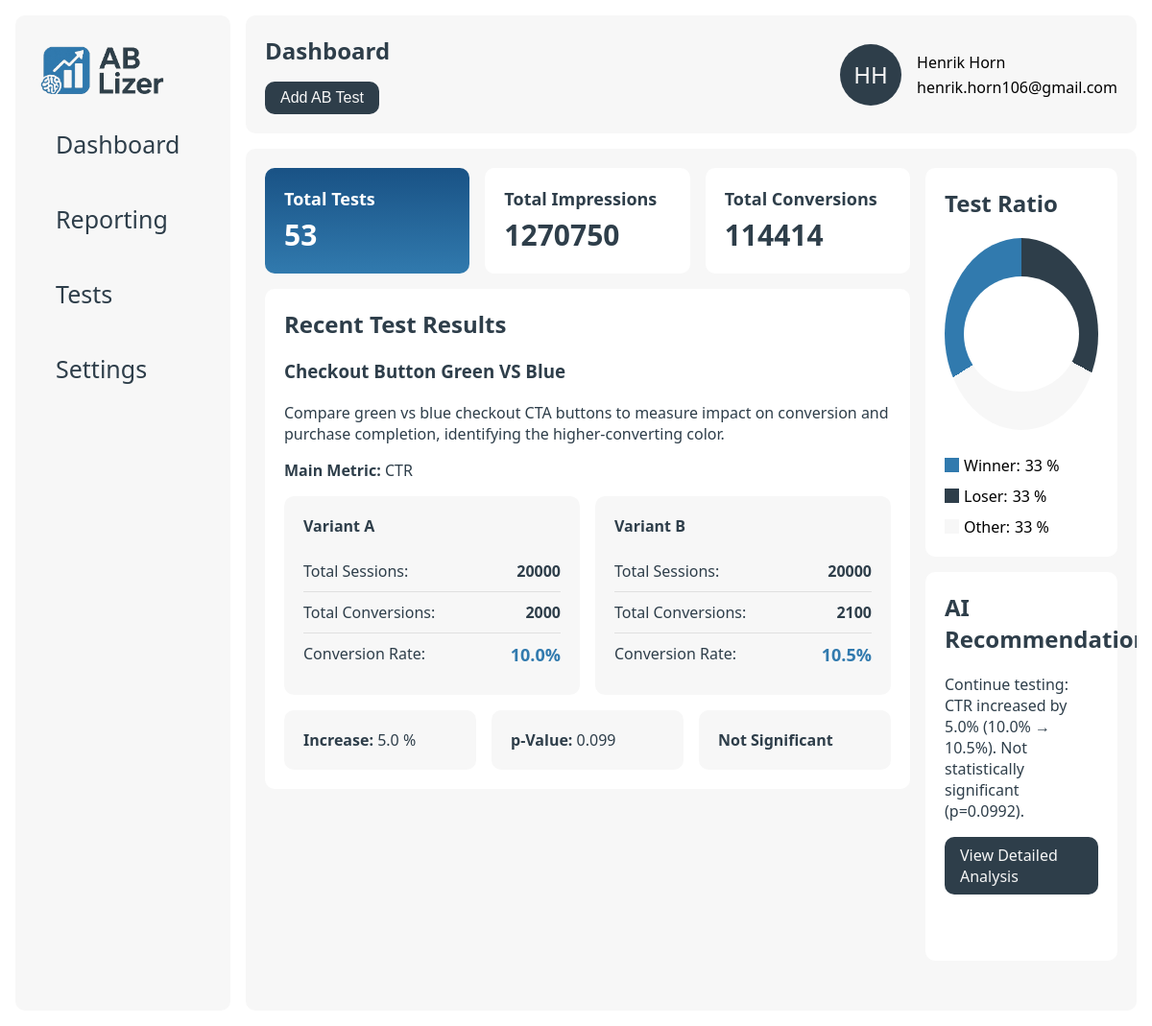
The page / on the database its author committed.
### data/models.py (models this page shows)
class users(db.Model):
    __tablename__ = 'users'
    id = db.Column(db.Integer, primary_key=True)
    company_id = db.Column(db.Integer, db.ForeignKey('companies.id'), nullable=False)
    name = db.Column(db.String(255), nullable=False)
    email = db.Column(db.String(255), nullable=False)

class ab_tests(db.Model):
    __tablename__ = 'ab_tests'
    id = db.Column(db.Integer, primary_key=True)
    company_id = db.Column(db.Integer, db.ForeignKey('companies.id'), nullable=False)
    name = db.Column(db.String(255), nullable=False)
    description = db.Column(db.Text, nullable=False)
    metric = db.Column(db.String(255), nullable=False)
    created_at = db.Column(db.DateTime, nullable=False)
    __repr__ = lambda self: f'<Ab_Test {self.id}>'
    __str__ = lambda self: f'{self.id}'

class variants(db.Model):
    __tablename__ = 'variants'
    id = db.Column(db.Integer, primary_key=True)
    test_id = db.Column(db.Integer, db.ForeignKey('ab_tests.id'), nullable=False)
    name = db.Column(db.String(255), nullable=False)
    impressions = db.Column(db.Integer, nullable=False)
    conversions = db.Column(db.Integer, nullable=False)
    conversion_rate = db.Column(db.Float, nullable=False)
    __repr__ = lambda self: f'<Variant {self.id}>'
    __str__ = lambda self: f'{self.id}'

class reports(db.Model):
    __tablename__ = 'reports'
    id = db.Column(db.Integer, primary_key=True)
    test_id = db.Column(db.Integer, db.ForeignKey('ab_tests.id'), nullable=False)
    p_value = db.Column(db.Float, nullable=False)
    summary = db.Column(db.Text, nullable=False)
    significance = db.Column(db.Boolean, nullable=False)
    increase_percent = db.Column(db.Float, nullable=True)
    ai_recommendation = db.Column(db.Text, nullable=False)
    created_at = db.Column(db.DateTime, nullable=False, default=db.func.now())
    __repr__ = lambda self: f'<Report {self.id}>'
    __str__ = lambda self: f'{self.id}'

### app.py (the view)
@app.route("/")
def home_page():
    user = db_manager.get_user(1)
    total_tests = len(db_manager.get_ab_tests(user.company_id))
    total_variants = db_manager.get_all_variants(user.company_id)
    total_impressions = 0
    total_conversions = 0
    for variant in total_variants:
        total_impressions += variant.impressions
        total_conversions += variant.conversions
    test = db_manager.get_recent_test(user.company_id)
    try:
        variants = db_manager.get_variants(test.id)
        report = db_manager.get_report(test.id)
    except AttributeError:
        variants = []
        report = None
    for variant in variants:
        variant.conversion_rate = round(float(variant.conversions) / float(variant.impressions) * 100, 2)
    return render_template("index.html",
                           user=user,
                           total_tests=total_tests,
                           total_impressions=total_impressions,
                           total_conversions=total_conversions,
                           test=test,
                           variants=variants,
                           report=report
                           )

### app.py (called while the page is built)
@app.template_filter('initials')
def get_initials(name):
    if not name:
        return ''
    parts = name.strip().split()
    if len(parts) >= 2:
        return (parts[0][0] + parts[1][0]).upper()
    elif len(parts) == 1:
        return parts[0][:2].upper()
    return ''

### data/db_manager.py (called while the page is built)
    def get_ab_tests(self, company_id):
        return ab_tests.query.filter_by(company_id=company_id).order_by(ab_tests.created_at.desc()).all()

    def get_recent_test(self, company_id):
        return ab_tests.query.filter_by(company_id=company_id).order_by(ab_tests.created_at.desc()).first()

    def get_all_variants(self, company_id):
        return db.session.query(variants).join(ab_tests).filter(ab_tests.company_id == company_id).all()

    def get_variants(self, test_id):
        return variants.query.filter_by(test_id=test_id).all()

    def get_report(self, test_id):
        return reports.query.filter_by(test_id=test_id).first()

    def get_user(self, user_id):
        return users.query.filter_by(id=user_id).first()

### templates/index.html (shortened to what this page needs)
{% extends "base.html" %}
{% block page_title %}Dashboard{% endblock %}
{% block page_button %}
    <div class="button-container">
        <button class="btn" id="addTestBtn">Add AB Test</button>
    </div>
{% endblock %}
{% block content %}
    <div class="column-grid-2">
        <div class="row">
            <div class="column-grid-3">
                <div class="card gradient">
                    <h2 class="card-title">Total Tests</h2>
                    <p class="card-value">{{ total_tests }}</p>
                </div>
                <div class="card">
                    <h2 class="card-title">Total Impressions</h2>
                    <p class="card-value">{{ total_impressions }}</p>
                </div>
                <div class="card">
                    <h2 class="card-title">Total Conversions</h2>
                    <p class="card-value">{{ total_conversions }}</p>
                </div>
            </div>
            <div class="card big">
                <div class="col">
                    <div>
                        <h2>Recent Test Results</h2>
                        {% if test is not none %}
                            <h3>{{ test.name }}</h3>
                            <p>{{ test.description }}</p>
                            <p><strong>Main Metric:</strong> {{ test.metric }}</p>
                            </div>
                            {% if variants != [] %}
                                <div class="column-grid-2">
                                    {% for variant in variants %}
                                        <div class="metrics-card">
                                            <h4>{{ variant.name }}</h4>
                                            <div class="metric-row">
                                                <span class="metric-label">Total Sessions:</span>
                                                <span class="metric-value">{{ variant.impressions }}</span>
                                            </div>
                                            <div class="metric-row">
                                                <span class="metric-label">Total Conversions:</span>
                                                <span class="metric-value">{{ variant.conversions }}</span>
                                            </div>
                                            <div class="metric-row">
                                                <span class="metric-label">Conversion Rate:</span>
                                                <span class="metric-value highlight">{{ variant.conversion_rate }}%</span>
                                            </div>
                                        </div>
                                    {% endfor %}
                                </div>
                                <div class="column-grid-3">
                                    <div class="card secondary">
                                        <p><strong>Increase:</strong> {{ report.increase_percent }} %</p>
                                    </div>
                                    <div class="card secondary">
                                        <p><strong>p-Value:</strong> {{ report.p_value }}</p>
                                    </div>
                                    {% if report.significance %}
                                        <div class="card gradient">
                                            <p><strong>Significant</strong></p>
                                        </div>
                                    {% else %}
                                        <div class="card secondary">
                                            <p><strong>Not Significant</strong></p>
                                        </div>
                                    {% endif %}
                                </div>
                            {% else %}
                                <div class="button-container">
                                    <button class="btn" id="addVariantBtn">Add Variants</button>
                                </div>
                            {% endif %}
                        {% else %}
                            <p>Create your first AB test to see the results.</p>
                        {% endif %}
                </div>
            </div>
        </div>
        <div class="row-grid-2">
            <div class="card big">
                <h2>Test Ratio</h2>
                <div class="chart-container" data-company-id="{{ user.company_id }}">
                    <div class="pie hollow"></div>
                    <div class="legend">
                        <div class="legend-item">
                            <div class="legend-color">
                                <div class="winner"></div>
                            </div>
                            <span>Winner:</span>
                            <span>33 %</span>
                        </div>
                        <div class="legend-item">
                            <div class="legend-color">
                                <div class="loser"></div>
                            </div>
                            <span>Loser:</span>
                            <span>33 %</span>
                        </div>
                        <div class="legend-item">
                            <div class="legend-color">
                                <div class="na"></div>
                            </div>
                            <span>Other:</span>
                            <span>33 %</span>
                        </div>
                    </div>
                </div>
            </div>
            <div class="card big">
                <h2>AI Recommendation</h2>
                <p>{{ report.summary }}</p>
                <div class="button-container">
                    <a href="{{ url_for('analysis_page', user_id=user.id, test_id=test.id) }}"
                       class="btn">View Detailed Analysis</a>
                </div>
            </div>
        </div>
    </div>
{% endblock %}

### templates/base.html (shortened to what this page needs)
<!DOCTYPE html>
<html lang="en">
<head>
    <link href="{{ url_for('static', filename='style.css') }}" rel="stylesheet">
</head>
<body>
<div class="main-wrapper">
    <div class="sidenav" id="mySidenav">
        <div class="sidenav-container">
            <a class="logo" href="/"><img src="{{ url_for('static', filename='logo_ab-lizer.png') }}" height="50px"></a>
            <a href="/">
                <div class="tab">Dashboard</div>
            </a>
            <a href="#">
                <div class="tab">Reporting</div>
            </a>
            <a href="/tests/{{ user.id }}">
                <div class="tab">Tests</div>
            </a>
            <a href="/settings/{{ user.id }}">
                <div class="tab">Settings</div>
            </a>
        </div>
    </div>
    <div class="wrapper">
        <nav>
            <div class="container navigation">
                <div class="hero">
                    <h1>{% block page_title %}{% endblock %}</h1>
                    {% block page_button %}{% endblock %}
                </div>
                <div class="col-wrapper">
                    <div class="profile">
                        <div class="profile-image">{{ user.name|initials }}</div>
                    </div>
                    <div class="profile-info">
                        <div>
                            {{ user.name }}
                        </div>
                        <div>
                            {{ user.email }}
                        </div>
                    </div>
            </div>
        </nav>
        <main class="container">
            {% block content %}{% endblock %}
        </main>
    </div>
</div>
</body>
</html>

### rows shown on the page
users: name|initials "HH", name "Henrik Horn", email "henrik.horn106@gmail.com"
ab_tests: name "Checkout Button Green VS Blue", description "Compare green vs blue checkout CTA buttons to measure impact on conversion and purchase completion, identifying the higher-converting color.", metric "CTR"
variants: name "Variant A", impressions "20000", conversions "2000", conversion_rate "10.0"
variants: name "Variant B", impressions "20000", conversions "2100", conversion_rate "10.5"
reports: increase_percent "5.0", p_value "0.099", summary "Continue testing: CTR increased by 5.0% (10.0% → 10.5%). Not statistically significant (p=0.0992)."

### other values the page prints
{{ total_tests }} "53"
{{ total_impressions }} "1270750"
{{ total_conversions }} "114414"
